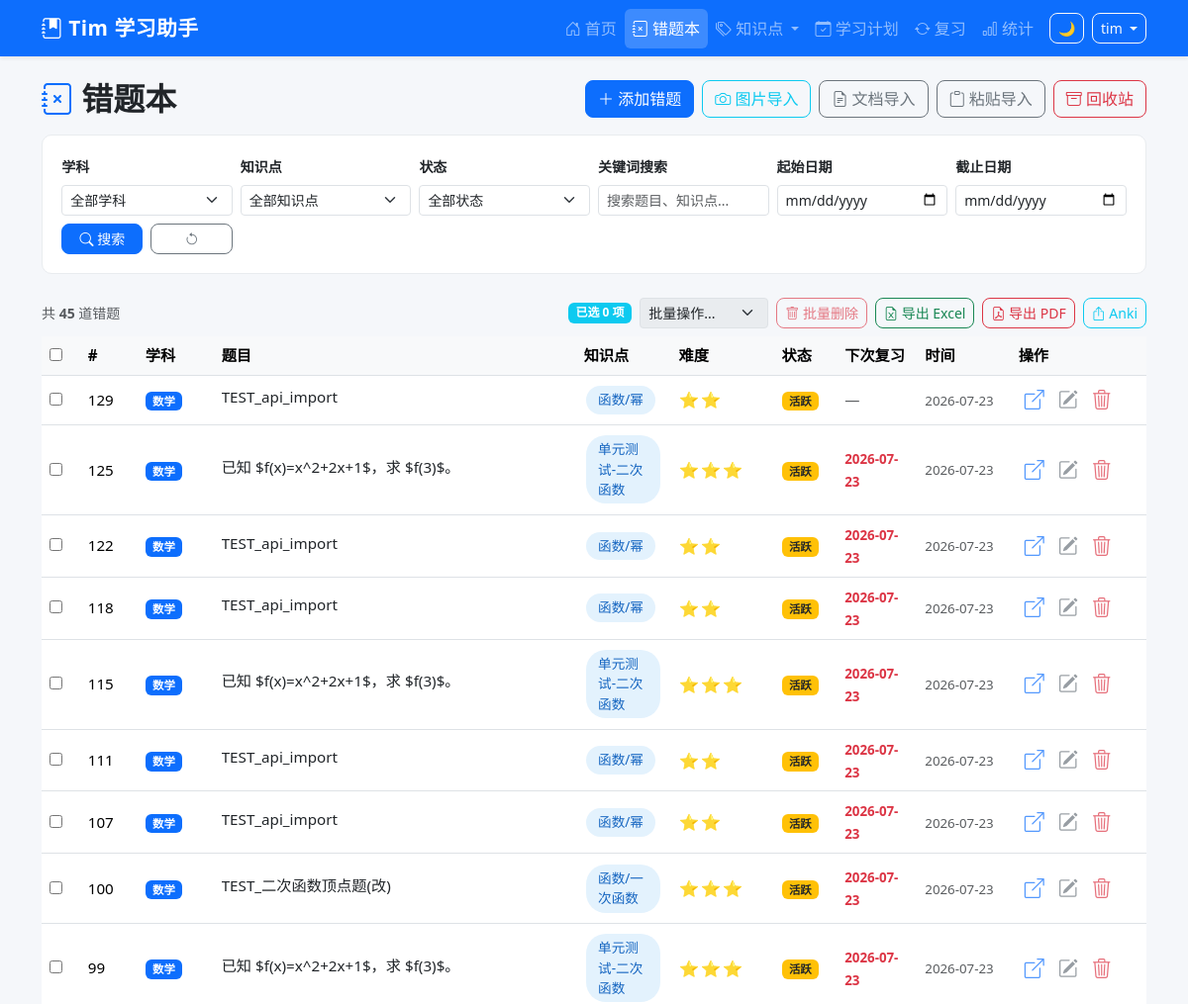
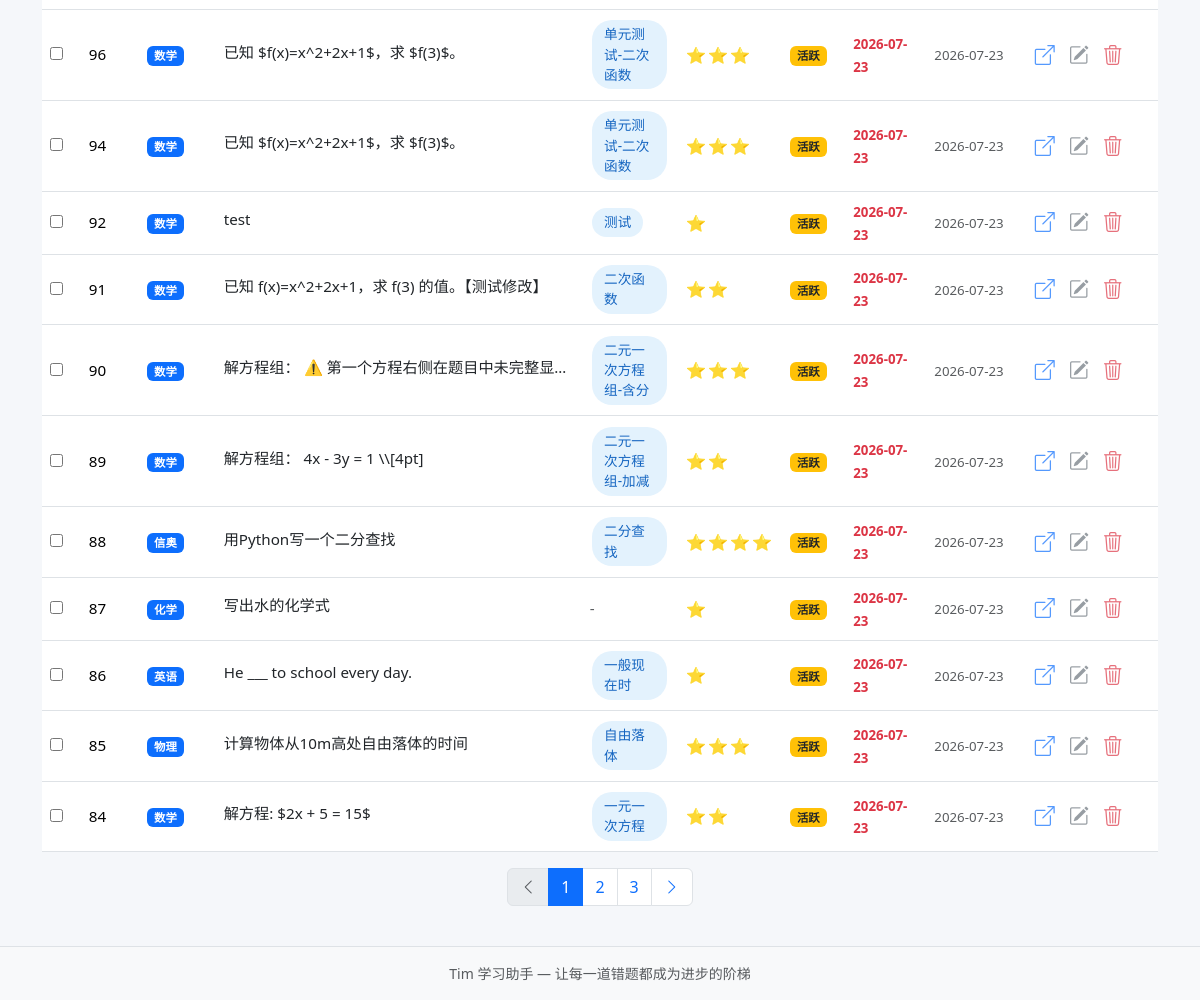
Page /questions (signed in) on the earlier database version (2 pictures, top to bottom).
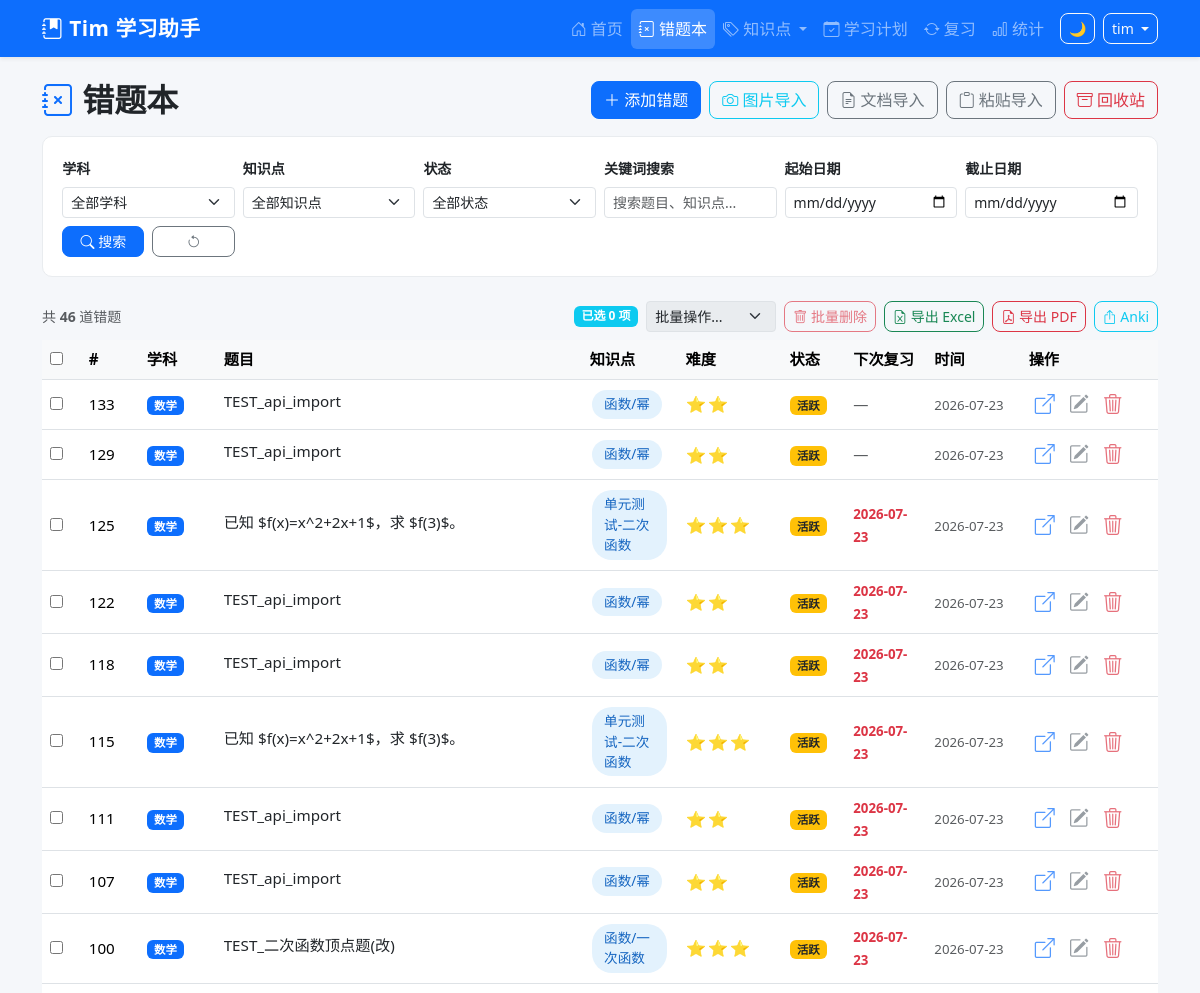
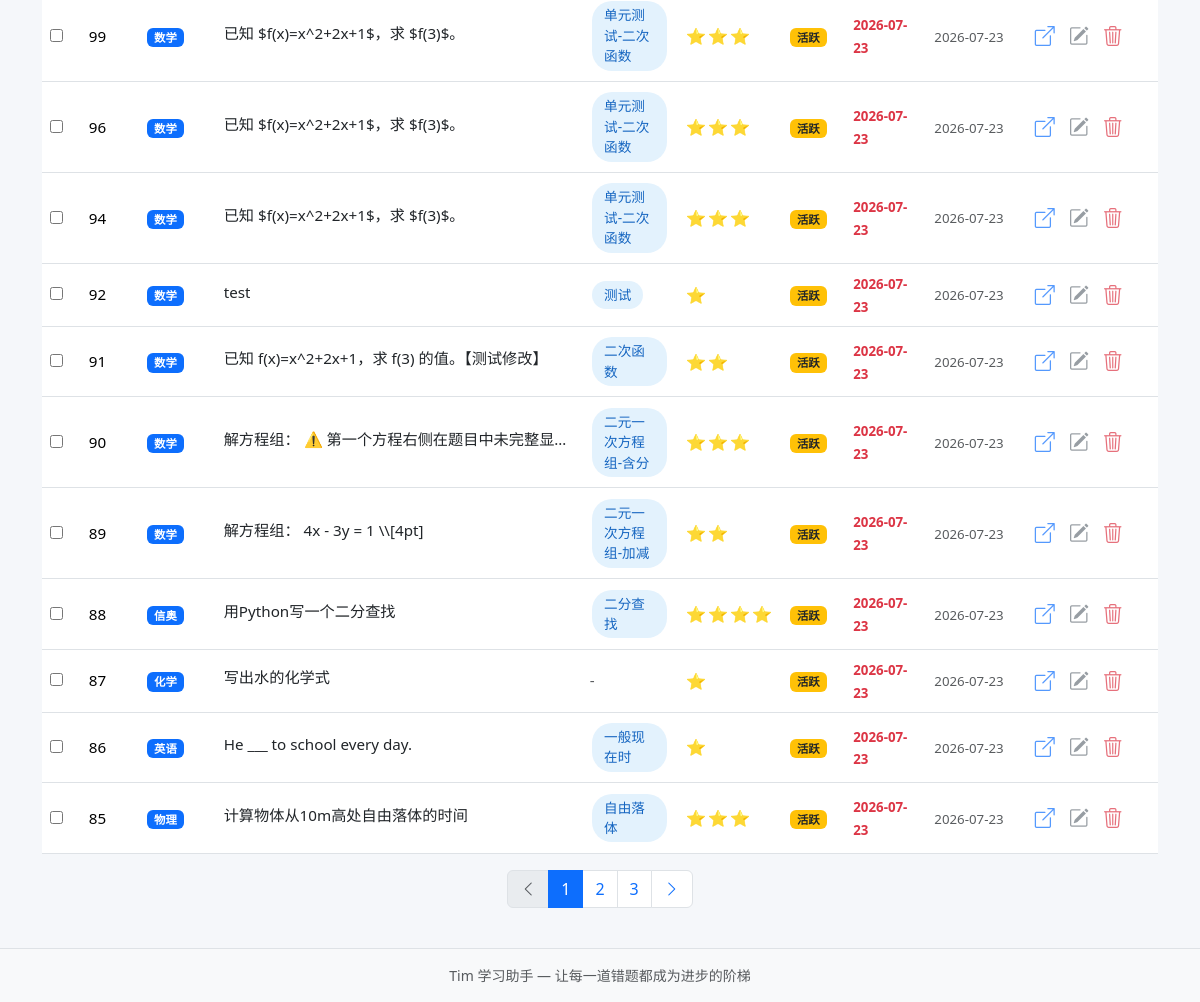
Same page on the later database version (2 pictures, top to bottom).
### tables this page shows
CREATE TABLE mistake_records (
            id INTEGER PRIMARY KEY AUTOINCREMENT,
            uuid TEXT NOT NULL,
            sys_platform TEXT NOT NULL DEFAULT 'web',
            bstudio_create_time TIMESTAMP DEFAULT CURRENT_TIMESTAMP,
            xueke TEXT NOT NULL,
            timu TEXT NOT NULL,
            xueshengdaan TEXT DEFAULT '',
            zhengquedaan TEXT DEFAULT '',
            cuowufenxi TEXT DEFAULT '',
            zhishidian TEXT DEFAULT '',
            difficulty INTEGER DEFAULT 1,
            review_count INTEGER DEFAULT 0,
            last_review_at TIMESTAMP,
            next_review_at TIMESTAMP,
            review_stage INTEGER DEFAULT 0,
            review_algorithm TEXT DEFAULT 'sm2',
            status TEXT DEFAULT 'active',
            updated_at TIMESTAMP DEFAULT CURRENT_TIMESTAMP
        , voice_data TEXT DEFAULT '');

### app.py (the view)
@app.route('/questions',)
@login_required
def question_list():
    page = request.args.get('page', 1, type=int)
    xueke_filter = request.args.get('xueke', '')
    zhishidian_filter = request.args.get('zhishidian', '')
    status_filter = request.args.get('status', '')
    keyword = request.args.get('keyword', '')
    date_from = request.args.get('date_from', '')
    date_to = request.args.get('date_to', '')
    where_clauses = ['1=1']
    params = []
    if xueke_filter:
        where_clauses.append('xueke = ?',)
        params.append(xueke_filter)
    if zhishidian_filter:
        where_clauses.append('zhishidian = ?',)
        params.append(zhishidian_filter)
    if status_filter:
        where_clauses.append('status = ?',)
        params.append(status_filter)
    if keyword:
        where_clauses.append('(timu LIKE ? OR zhishidian LIKE ? OR cuowufenxi LIKE ?)',)
        kw = '%' + keyword + '%'
        params.extend([kw, kw, kw])
    if date_from:
        where_clauses.append("bstudio_create_time >= ? || ' 00:00:00'")
        params.append(date_from)
    if date_to:
        where_clauses.append("bstudio_create_time <= ? || ' 23:59:59'")
        params.append(date_to)
    where_sql = ' AND '.join(where_clauses)
    total = query_db(
        f'SELECT COUNT(*) as cnt FROM mistake_records WHERE {where_sql}',
        params, one=True
    )['cnt']
    offset = (page - 1) * Config.PAGE_SIZE
    questions = query_db(
        f'''SELECT * FROM mistake_records WHERE {where_sql}
            ORDER BY bstudio_create_time DESC
            LIMIT ? OFFSET ?''',
        params + [Config.PAGE_SIZE, offset]
    )
    total_pages = max(1, (total + Config.PAGE_SIZE - 1) // Config.PAGE_SIZE)
    questions = rows_to_dicts(questions)
    for q in questions:
        q['timu_plain'] = strip_latex(q['timu'])
    knowledge_points = get_knowledge_points()
    resp = make_response(render_template('question_list.html',
        questions=questions,
        page=page,
        total_pages=total_pages,
        total=total,
        xueke_filter=xueke_filter,
        zhishidian_filter=zhishidian_filter,
        status_filter=status_filter,
        keyword=keyword,
        date_from=date_from,
        date_to=date_to,
        knowledge_points=knowledge_points,
        subjects=Config.get_subjects(),
        status_options=Config.STATUS_OPTIONS,
        today_str=date.today().isoformat(),
    ))
    return set_uuid_cookie(resp, g.user_uuid)

### templates/question_list.html (shortened to what this page needs)
{% extends "base.html" %}
{% block content %}
<div class="d-flex justify-content-between align-items-center mb-3">
    <h2 class="fw-bold mb-0"><i class="bi bi-journal-x text-primary"></i> 错题本</h2>
    <div class="d-flex gap-2">
        <a href="{{ url_for('add_question') }}" class="btn btn-primary">
            <i class="bi bi-plus-lg"></i> 添加错题
        </a>
        <a href="{{ url_for('ocr_import') }}" class="btn btn-outline-info">
            <i class="bi bi-camera"></i> 图片导入
        </a>
        <a href="{{ url_for('doc_import') }}" class="btn btn-outline-secondary">
            <i class="bi bi-file-earmark-text"></i> 文档导入
        </a>
        <a href="{{ url_for('paste_import') }}" class="btn btn-outline-secondary">
            <i class="bi bi-clipboard"></i> 粘贴导入
        </a>
        <a href="{{ url_for('question_deleted') }}" class="btn btn-outline-danger">
            <i class="bi bi-archive"></i> 回收站
        </a>
    </div>
</div>
<div class="filter-bar">
    <form method="GET" class="row g-2 align-items-end">
        <div class="col-md-2">
            <label class="form-label small fw-bold">学科</label>
            <select name="xueke" class="form-select form-select-sm">
                <option value="">全部学科</option>
            </select>
        </div>
        <div class="col-md-2">
            <label class="form-label small fw-bold">知识点</label>
            <select name="zhishidian" class="form-select form-select-sm">
                <option value="">全部知识点</option>
            </select>
        </div>
        <div class="col-md-2">
            <label class="form-label small fw-bold">状态</label>
            <select name="status" class="form-select form-select-sm">
                <option value="">全部状态</option>
            </select>
        </div>
        <div class="col-md-2">
            <label class="form-label small fw-bold">关键词搜索</label>
            <input type="text" name="keyword" class="form-control form-control-sm"
                   placeholder="搜索题目、知识点..." value="{{ keyword }}" id="keyword-search">
        </div>
        <div class="col-md-2">
            <label class="form-label small fw-bold">起始日期</label>
            <input type="date" name="date_from" class="form-control form-control-sm" value="{{ date_from }}">
        </div>
        <div class="col-md-2">
            <label class="form-label small fw-bold">截止日期</label>
            <input type="date" name="date_to" class="form-control form-control-sm" value="{{ date_to }}">
        </div>
        <div class="col-md-1">
            <button type="submit" class="btn btn-primary btn-sm w-100">
                <i class="bi bi-search"></i> 搜索
            </button>
        </div>
        <div class="col-md-1">
            <a href="{{ url_for('question_list') }}" class="btn btn-outline-secondary btn-sm w-100" title="重置">
                <i class="bi bi-arrow-counterclockwise"></i>
            </a>
        </div>
    </form>
</div>
<div class="d-flex justify-content-between align-items-center mb-2">
    <small class="text-muted">共 <strong id="total-count">{{ total }}</strong> 道错题</small>
    <div class="d-flex gap-2">
        <div id="batch-toolbar" class="d-flex align-items-center gap-2" style="display:none;">
            <span class="badge bg-info" id="sel-count-badge">已选 <span id="sel-count">0</span> 项</span>
            <select id="batch-action" class="form-select form-select-sm" style="width:auto;">
                <option value="">批量操作...</option>
            </select>
            <button class="btn btn-outline-danger btn-sm" id="batch-delete-btn" onclick="batchDelete()" disabled>
                <i class="bi bi-trash"></i> 批量删除
            </button>
        </div>
        <a href="{{ url_for('export_excel') }}" class="btn btn-outline-success btn-sm">
            <i class="bi bi-file-earmark-excel"></i> 导出 Excel
        </a>
        <a href="{{ url_for('export_pdf') }}" class="btn btn-outline-danger btn-sm">
            <i class="bi bi-file-earmark-pdf"></i> 导出 PDF
        </a>
        <a href="{{ url_for('export_anki') }}" class="btn btn-outline-info btn-sm">
            <i class="bi bi-box-arrow-up"></i> Anki
        </a>
    </div>
</div>
{% if questions %}
<div class="table-responsive">
    <table class="table table-hover align-middle">
        <thead>
            <tr>
                <th style="width: 40px;">
                    <input type="checkbox" id="select-all" title="全选本页" style="display:none;">
                </th>
                <th style="width: 60px;">#</th>
                <th style="width: 80px;">学科</th>
                <th>题目</th>
                <th style="width: 100px;">知识点</th>
                <th style="width: 70px;">难度</th>
                <th style="width: 65px;">状态</th>
                <th style="width: 85px;">下次复习</th>
                <th style="width: 100px;">时间</th>
                <th style="width: 140px;">操作</th>
            </tr>
        </thead>
        <tbody>
            {% for q in questions %}
            <tr>
                <td><input type="checkbox" class="row-select" value="{{ q['id'] }}" aria-label="选择此题"></td>
                <td>{{ q['id'] }}</td>
                <td><span class="badge bg-primary">{{ q['xueke'] }}</span></td>
                <td>
                    <a href="{{ url_for('question_detail', question_id=q['id']) }}" class="text-decoration-none text-dark">
                        <span class="text-truncate d-inline-block" style="max-width: 350px;">
                            {{ q.get('timu_plain', q['timu'][:60]) }}
                        </span>
                    </a>
                </td>
                <td>
                    {% if q['zhishidian'] %}
                    <span class="knowledge-badge">{{ q['zhishidian'][:10] }}</span>
                    {% else %}
                    <span class="text-muted">-</span>
                    {% endif %}
                </td>
                <td>
                    <span class="difficulty-stars">{{ '⭐' * q['difficulty'] }}</span>
                </td>
                <td>
                    {% if q['status'] == 'active' %}
                    <span class="badge bg-warning text-dark">活跃</span>
                    {% elif q['status'] == 'mastered' %}
                    <span class="badge bg-success">已掌握</span>
                    {% else %}
                    <span class="badge bg-secondary">已归档</span>
                    {% endif %}
                </td>
                <td>
                    {% if q['next_review_at'] %}
                    <small {% if q['next_review_at'][:10] <= today_str %}class="text-danger fw-bold"{% else %}class="text-muted"{% endif %}>
                        {{ q['next_review_at'][:10] }}
                    </small>
                    {% else %}
                    <span class="text-muted">—</span>
                    {% endif %}
                </td>
                <td><small class="text-muted">{{ q['bstudio_create_time'][:10] }}</small></td>
                <td>
                    <div class="action-btns">
                        <a href="{{ url_for('question_detail', question_id=q['id']) }}" class="btn btn-link text-primary p-1" title="查看">
                            <i class="bi bi-box-arrow-up-right"></i>
                        </a>
                        <a href="{{ url_for('edit_question', question_id=q['id']) }}" class="btn btn-link text-secondary p-1" title="编辑">
                            <i class="bi bi-pencil-square"></i>
                        </a>
                        <form method="POST" action="{{ url_for('delete_question', question_id=q['id']) }}" class="d-inline">
                            <button type="submit" class="btn btn-link text-danger p-1" title="删除"
                                    data-confirm="确定要删除这道错题吗？">
                                <i class="bi bi-trash3"></i>
                            </button>
                        </form>
                    </div>
                </td>
            </tr>
            {% endfor %}
        </tbody>
    </table>
</div>
{% if total_pages > 1 %}
<nav>
    <ul class="pagination justify-content-center">
        <li class="page-item {% if page <= 1 %}disabled{% endif %}">
            <a class="page-link" href="{{ url_for('question_list', page=page-1, xueke=xueke_filter, zhishidian=zhishidian_filter, status=status_filter, keyword=keyword) }}">
                <i class="bi bi-chevron-left"></i>
            </a>
        </li>
        {% for p in range(1, total_pages + 1) %}
            {% if p == 1 or p == total_pages or (p >= page - 2 and p <= page + 2) %}
            <li class="page-item {% if p == page %}active{% endif %}">
                <a class="page-link" href="{{ url_for('question_list', page=p, xueke=xueke_filter, zhishidian=zhishidian_filter, status=status_filter, keyword=keyword) }}">{{ p }}</a>
            </li>
            {% elif p == page - 3 or p == page + 3 %}
            <li class="page-item disabled"><span class="page-link">...</span></li>
            {% endif %}
        {% endfor %}
        <li class="page-item {% if page >= total_pages %}disabled{% endif %}">
            <a class="page-link" href="{{ url_for('question_list', page=page+1, xueke=xueke_filter, zhishidian=zhishidian_filter, status=status_filter, keyword=keyword) }}">
                <i class="bi bi-chevron-right"></i>
            </a>
        </li>
    </ul>
</nav>
{% endif %}
{% endif %}
{% endblock %}

### templates/base.html (shortened to what this page needs)
<!DOCTYPE html>
<html lang="zh-CN">
<head>
    <link href="https://cdn.jsdelivr.net/npm/bootstrap@5.3.2/dist/css/bootstrap.min.css" rel="stylesheet">
    <link href="https://cdn.jsdelivr.net/npm/bootstrap-icons@1.11.3/font/bootstrap-icons.css" rel="stylesheet">
    <link href="{{ url_for('static', filename='css/style.css') }}" rel="stylesheet">
    <link rel="stylesheet" href="https://cdn.jsdelivr.net/npm/katex@0.16.9/dist/katex.min.css">
</head>
<body>
    <nav class="navbar navbar-expand-lg navbar-dark bg-primary shadow-sm">
        <div class="container">
            <a class="navbar-brand fw-bold" href="{{ url_for('index') }}">
                <i class="bi bi-journal-bookmark-fill"></i> Tim 学习助手
            </a>
            <div class="collapse navbar-collapse" id="navbarNav">
                <ul class="navbar-nav ms-auto">
                    <li class="nav-item">
                        <a class="nav-link {% if request.path == '/' %}active{% endif %}" href="{{ url_for('index') }}">
                            <i class="bi bi-house-door"></i> 首页
                        </a>
                    </li>
                    <li class="nav-item">
                        <a class="nav-link {% if request.path.startswith('/questions') %}active{% endif %}" href="{{ url_for('question_list') }}">
                            <i class="bi bi-journal-x"></i> 错题本
                        </a>
                    </li>
                    <li class="nav-item dropdown">
                        <a class="nav-link dropdown-toggle {% if request.path in ('/knowledge-points','/knowledge-map') %}active{% endif %}" href="#" id="kpDropdown" role="button" data-bs-toggle="dropdown" aria-expanded="false">
                            <i class="bi bi-tags"></i> 知识点
                        </a>
                    </li>
                    <li class="nav-item">
                        <a class="nav-link {% if request.path.startswith('/study-plans') %}active{% endif %}" href="{{ url_for('study_plans') }}">
                            <i class="bi bi-calendar-check"></i> 学习计划
                        </a>
                    </li>
                    <li class="nav-item">
                        <a class="nav-link {% if request.path.startswith('/review') %}active{% endif %}" href="{{ url_for('review_plan') }}">
                            <i class="bi bi-arrow-repeat"></i> 复习
                        </a>
                    </li>
                    <li class="nav-item">
                        <a class="nav-link {% if request.path == '/statistics' %}active{% endif %}" href="{{ url_for('statistics') }}">
                            <i class="bi bi-bar-chart"></i> 统计
                        </a>
                    </li>
                </ul>
                <button id="dark-toggle" class="btn btn-outline-light btn-sm ms-2" title="切换暗色模式" onclick="toggleDark()">🌙</button>
                {% if session.username %}
                <div class="dropdown ms-2">
                    <button class="btn btn-outline-light btn-sm dropdown-toggle" data-bs-toggle="dropdown">
                        {{ session.username }}
                    </button>
                </div>
                {% endif %}
            </div>
        </div>
    </nav>
    <main class="container py-4">
        {% block content %}{% endblock %}
    </main>
    <footer class="bg-light py-3 mt-auto border-top">
        <div class="container text-center text-muted small">
            Tim 学习助手 &mdash; 让每一道错题都成为进步的阶梯
        </div>
    </footer>
</body>
</html>

Differences in the rows shown:
no longer on this page (row edited): mistake_records: id "84", xueke "数学", get "解方程: $2x + 5 = 15$", zhishidian "一元一次方程", difficulty "⭐⭐", status "活跃", next_review_at "2026-07-23", bstudio_create_time "2026-07-23"
added mistake_records: id "133", xueke "数学", get "TEST_api_import", zhishidian "函数/幂", difficulty "⭐⭐", status "活跃", bstudio_create_time "2026-07-23"
Other differences:
{{ total }}: "45" → "46"
